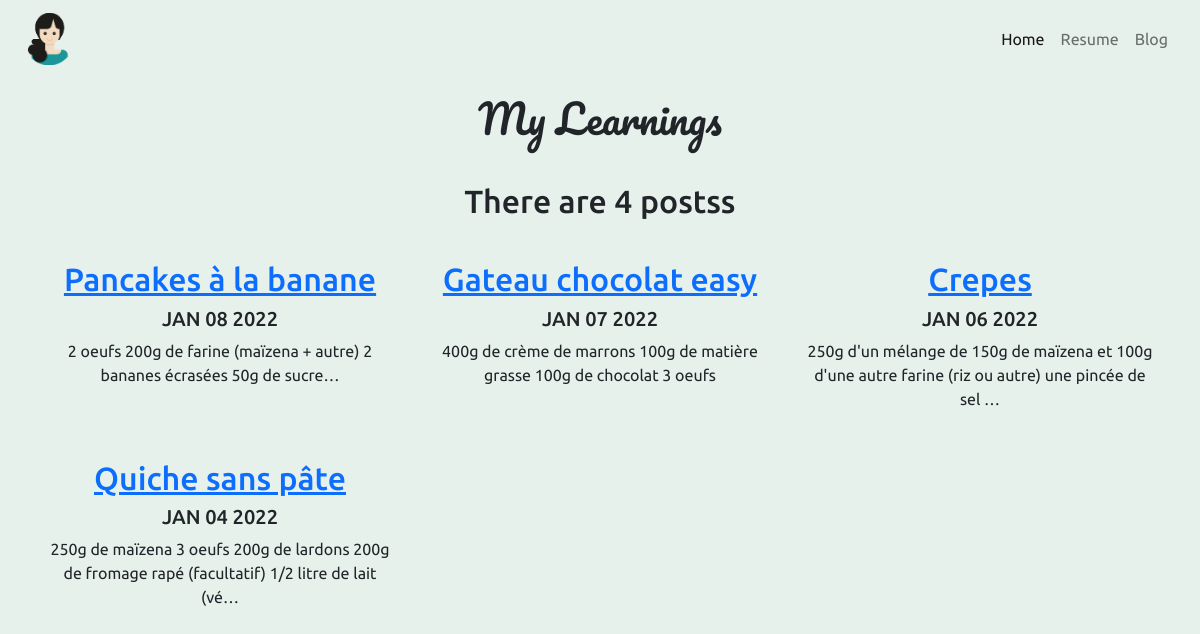
Screenshot of /blog/ with the database file from the repository.
### blog/models.py (models this page shows, shortened)
class Blog(models.Model):
    title = models.CharField(max_length=200)
    date = models.DateField()
    description = models.TextField()
    url = models.URLField(blank=True)

### blog/views.py (the view)
# urls.py: path('', views.all_blogs, name='all_blogs'),
def all_blogs(request):
    blogs = Blog.objects.order_by('-date')
    return render(request,
                  'blog/all_blogs.html',
                  {'blogs': blogs}
                  )

### blog/templates/blog/all_blogs.html
{% extends 'portfolio/base.html' %}
{% block content %}
<div class="container">
    <div class="row text-center">
        <h1 class="py-3">My Learnings</h1>
        <h2 class="py-3">There are {{ blogs.count }} posts{{ blogs.count|pluralize }}</h2>
    </div>
    <div class="row">
        {% for blog in blogs %}
        <div class="col-sm-6 col-md-4 py-3 px-3 text-center">
            <h2><a href="{% url 'blog:detail' blog.id %}" target="blank">{{blog.title}}</a></h2>
            <h5>{{blog.date|date:'M d Y'|upper}}</h5>
            <p>
                {{blog.description|striptags|truncatechars:100}}
            </p>
        </div>
        {% endfor %}
    </div>
</div>
{% endblock %}

### portfolio/static/portfolio/style.css (style rules this page uses)
body { margin: 0; padding:0; box-sizing: border-box; background-color:rgb(231, 241, 235); font-family: 'Ubuntu', sans-serif }
h1 { font-family: 'Pacifico', cursive; }

### rows the page displays
Blog: title "Pancakes à la banane", date "JAN 08 2022", description "2 oeufs 200g de farine (maïzena + autre) 2 bananes écrasées 50g de sucre…"
Blog: title "Gateau chocolat easy", date "JAN 07 2022", description "400g de crème de marrons 100g de matière grasse 100g de chocolat 3 oeufs"
Blog: title "Crepes", date "JAN 06 2022", description "250g d'un mélange de 150g de maïzena et 100g d'une autre farine (riz ou autre) une pincée de sel …"
Blog: title "Quiche sans pâte", date "JAN 04 2022", description "250g de maïzena 3 oeufs 200g de lardons 200g de fromage rapé (facultatif) 1/2 litre de lait (vé…"

### other values shown
{{ blogs.count }} "4"
